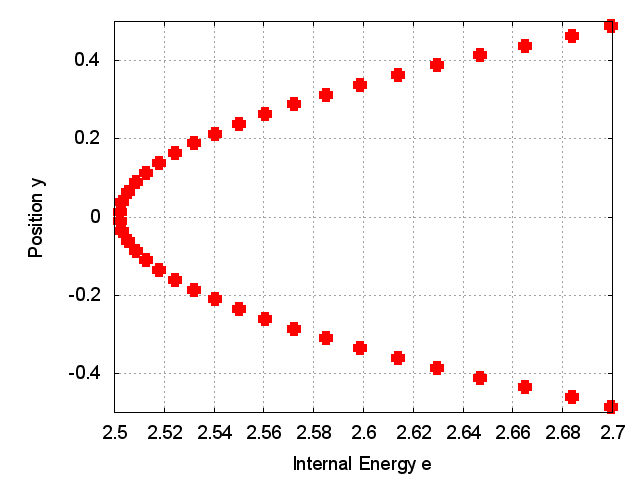

Recreate this plot in gnuplot.

set terminal postscript eps enhanced color  "Helvetica" 26

set output "Energy.eps"

set nokey
set grid;
set xlabel "Internal Energy e"; set ylabel "Position y";
plot [2.5:][-0.5:0.5] 'prtl000001000065.dat' u 6:($2-0.5) notitle with points lw 8;

set terminal png large
set output "Energy.png"
replot

reset
